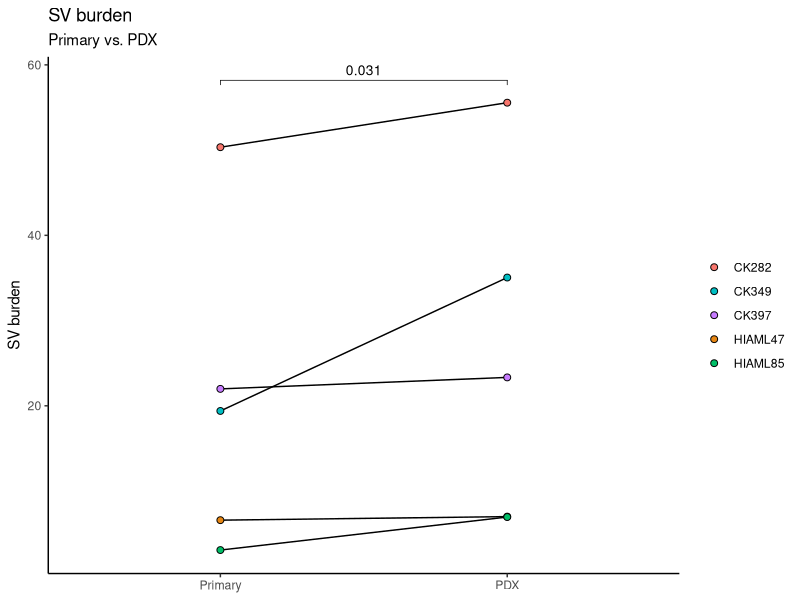
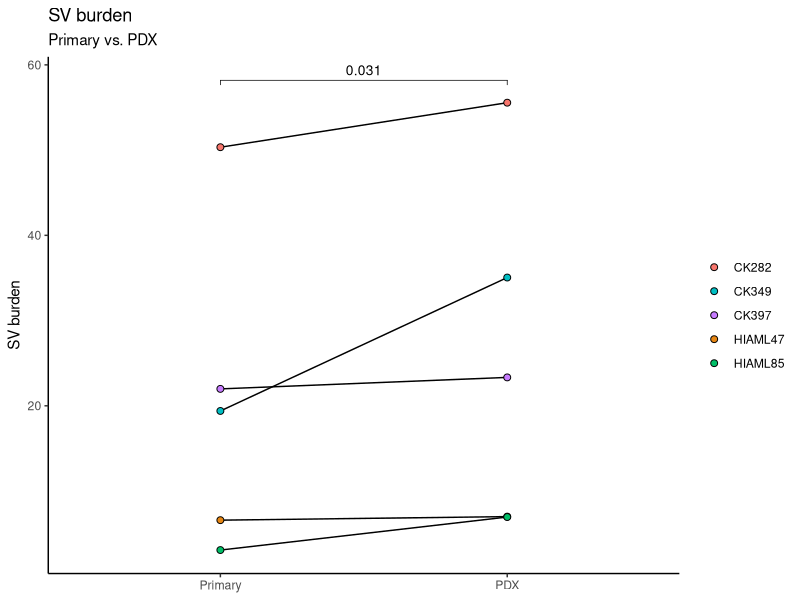

R code for these plots, in order:
## ---- chunk 1
library(readxl)
library(tidyverse)
library(dplyr)
library(ggplot2)
## ---- chunk 2
knitr::opts_knit$set(root.dir = '/omics/odcf/analysis/OE0285_projects/chip-in-bm/CK-AML_manuscript/') # Change to your working directory
## ---- chunk 3
# Read in table with all SVs for all cells
inputfile <- readxl::read_excel('./data/Supplementary_tables.xlsx', skip = 1, sheet = 'Supplementary Table 3')
dim(inputfile)

# Count SVs for each cell
df.SV.count <- inputfile %>%
  group_by(sample, cell) %>%
  summarise(SV_count = sum(!is.na(sv_call_name))) %>%
  drop_na()

# Add HIAML47 cell without SVs
df.SV.count <- rbind(df.SV.count, data.frame(sample = 'HIAML47', cell = 'HIAML47_PE20488', SV_count = 0)) %>%
  distinct() %>%
  group_by(sample) %>%
  mutate(n_all = n())

head(df.SV.count)
## ---- chunk 4
# Samples to be plotted
sample.idx <- c('CK282','PDX-CK282','CK397','PDX-CK397','CK349','PDX-CK349',
               'HIAML47','PDX-HIAML47','HIAML85','PDX-HIAML85')

# Sample colors
colors.sample <- c("#F8766D", "#C77CFF","#00BFC4","#E68613", "#00BE67")

names(colors.sample) <- c('CK282','CK397','CK349','HIAML47','HIAML85')

# Line chart
p_burden <- df.SV.count %>% 
  filter(sample %in% sample.idx) %>%
  distinct() %>%
  # Count mean SV per sample
  group_by(sample) %>%
  summarise(mean_SV = mean(SV_count)) %>%
  # Add label of origin and sample patient label
  mutate(origin = case_when(str_detect(sample, 'PDX') ~ 'PDX',
                            TRUE ~ 'Primary')) %>%
  mutate(origin = factor(origin, levels = c('Primary','PDX'))) %>%
  mutate(patient = str_remove(sample, 'PDX-')) %>%
  ggplot(aes(origin, mean_SV, fill = patient, group = patient)) +
  geom_line() +
  geom_point(size = 2, shape = 21) +
  ggsignif::geom_signif(comparisons = list(c('Primary', 'PDX')), step_increase = 0.2, tip_length = 0.01, textsize = 3.5, size = 0.25, test = 'wilcox.test', test.args=list(alternative = "less", paired=TRUE)) +
  theme_classic() +
  theme(legend.position = 'right') +
  theme(legend.title = element_blank()) +
  scale_fill_manual(values = colors.sample) +
  labs(x = NULL,
       y = 'SV burden',
       title = 'SV burden',
       subtitle = 'Primary vs. PDX')

p_burden
  
ggsave('./figures/Figure4d_Primary_PDX_SV_burden.pdf', p_burden, width = 3, height = 2)

